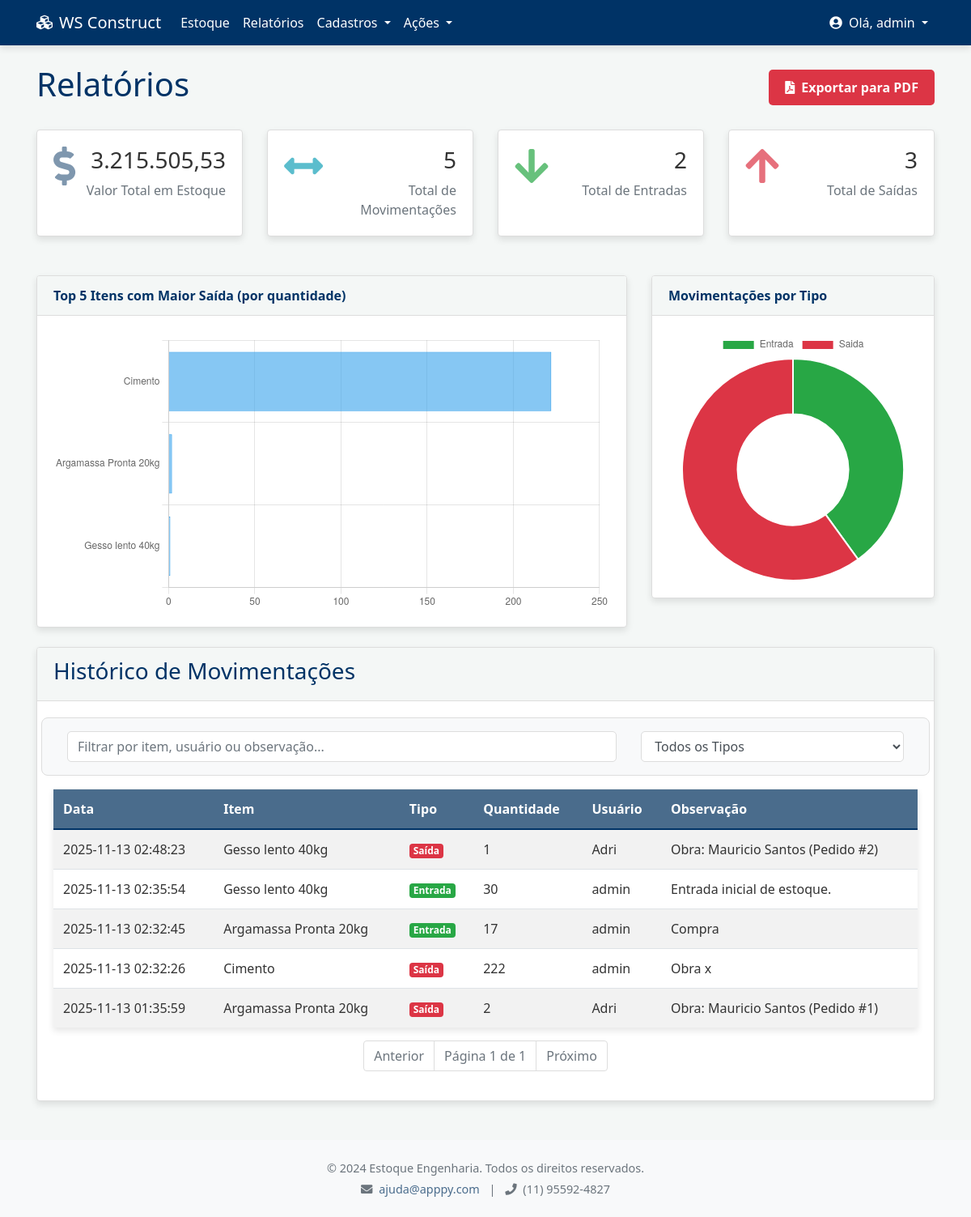
/relatorios (signed in), run on an earlier commit of the app's database.
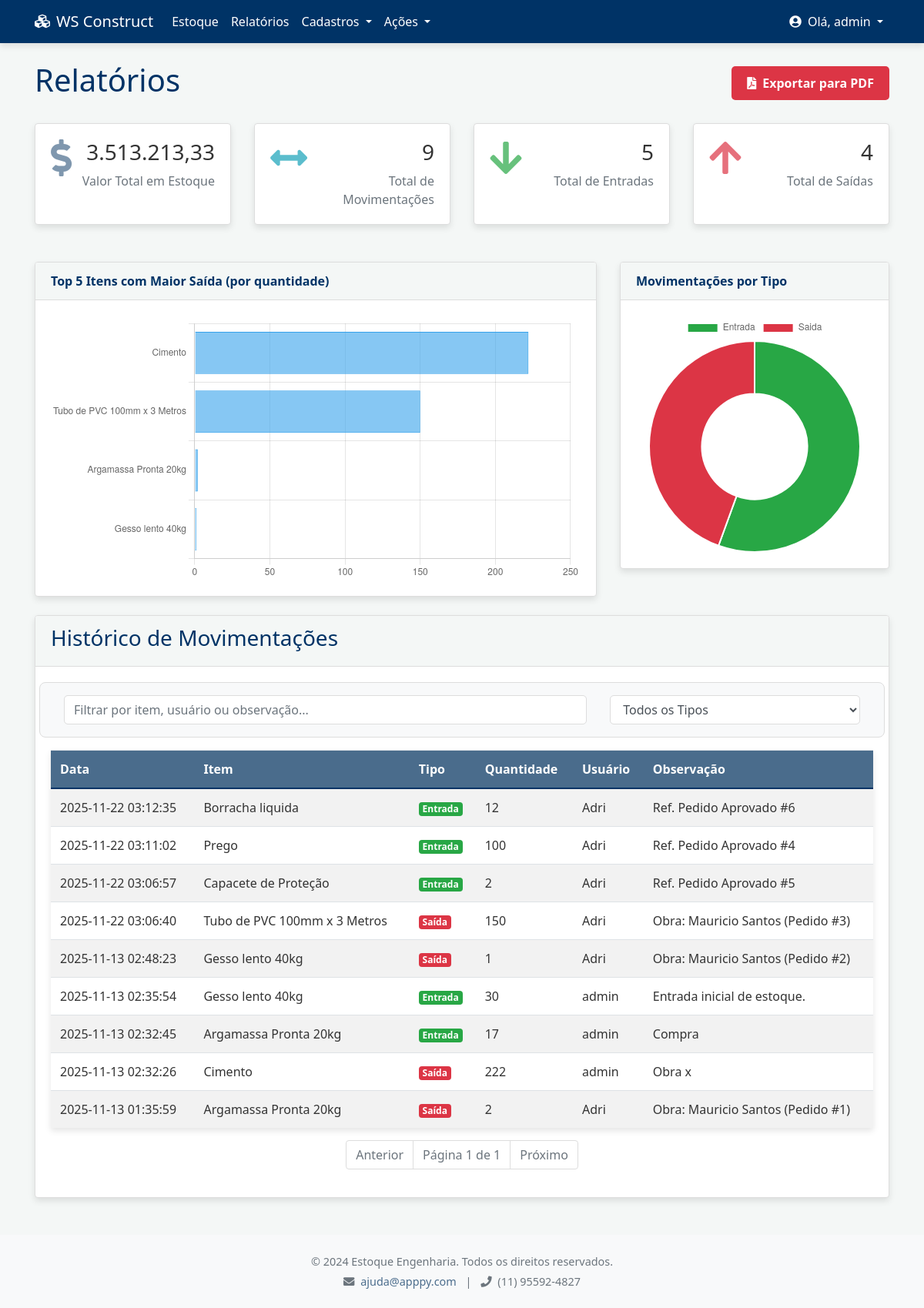
And on a later commit of the database.
### tables this page shows
CREATE TABLE usuarios (
        id INTEGER PRIMARY KEY AUTOINCREMENT,
        username TEXT UNIQUE NOT NULL,
        password_hash TEXT NOT NULL,
        role TEXT NOT NULL CHECK(role IN ('administracao', 'engenheiro', 'encarregado', 'comercial'))
    );

CREATE TABLE movimentacoes (
        id INTEGER PRIMARY KEY AUTOINCREMENT,
        item_id INTEGER NOT NULL,
        tipo TEXT NOT NULL CHECK(tipo IN ('entrada', 'saida', 'compra')),
        quantidade INTEGER NOT NULL,
        data DATETIME DEFAULT CURRENT_TIMESTAMP,
        usuario_id INTEGER,
        observacao TEXT,
        FOREIGN KEY (item_id) REFERENCES itens_estoque (id),
        FOREIGN KEY (usuario_id) REFERENCES usuarios (id)
    );

CREATE TABLE itens_estoque (
        id INTEGER PRIMARY KEY AUTOINCREMENT,
        nome TEXT UNIQUE NOT NULL,
        descricao_id INTEGER,
        quantidade INTEGER NOT NULL DEFAULT 0,
        preco_unitario REAL,
        FOREIGN KEY (descricao_id) REFERENCES descricoes (id)
    );

### app.py (the view)
@app.route('/relatorios')
def ver_relatorios():
    usuario = session.get('usuario')
    if not usuario:
        return redirect(url_for('login'))
    if not auth.tem_permissao(usuario['role'], 'ver_relatorios'):
        flash("Você não tem permissão para acessar esta página.", "danger")
        return redirect(url_for('dashboard'))
    page = request.args.get('page', 1, type=int)
    pagination_data = relatorios.get_todas_movimentacoes(page=page, per_page=15)
    movimentacoes = pagination_data.get('movimentacoes', [])
    valor_total_estoque = relatorios.relatorio_saldo_geral()
    dados_graficos = relatorios.get_dados_graficos()
    movimentacoes_dia = {"total_entrada": 0, "total_saida": 0}
    pedidos_usuario = []
    pedidos_usuario_stats = {"pendentes": 0, "total": 0}
    if usuario['role'] == 'administracao':
        movimentacoes_dia = relatorios.get_movimentacoes_do_dia()
    else:
        pedidos_usuario = pedidos.get_pedidos_por_solicitante(usuario['id'])
        pedidos_usuario_stats['total'] = len(pedidos_usuario)
        pedidos_usuario_stats['pendentes'] = len([p for p in pedidos_usuario if p['status'] == 'pendente'])
    return render_template('relatorios.html',
                           usuario=usuario,
                           movimentacoes=movimentacoes,
                           valor_total=valor_total_estoque,
                           dados_graficos=dados_graficos,
                           movimentacoes_dia=movimentacoes_dia,
                           pedidos_usuario=pedidos_usuario,
                           pedidos_usuario_stats=pedidos_usuario_stats,
                           pagination_data=pagination_data)

### templates/relatorios.html (shortened to what this page needs)
{% extends "base.html" %}
{% block content %}
    <div class="d-flex justify-content-between align-items-center mb-4">
        <h1>Relatórios</h1>
        {% if usuario.role == 'administracao' %}
            <a href="{{ url_for('exportar_relatorio_pdf') }}" class="btn btn-danger" target="_blank">
                <i class="fas fa-file-pdf mr-2"></i>Exportar para PDF
            </a>
        {% endif %}
    </div>
    <div class="row mb-4">
        {% if usuario.role == 'administracao' %}
        <div class="col-lg-3 col-md-6 mb-4">
            <div class="card card-indicator primary h-100">
                <div class="card-body">
                    <div class="d-flex justify-content-between">
                        <i class="fas fa-dollar-sign fa-3x"></i>
                        <div class="text-right">
                            <div class="h3">{{ "{:,.2f}".format(valor_total|float).replace(",", "X").replace(".", ",").replace("X", ".") }}</div>
                            <div class="text-muted">Valor Total em Estoque</div>
                        </div>
                    </div>
                </div>
            </div>
        </div>
        {% endif %}
        <div class="col-lg-3 col-md-6 mb-4">
            <div class="card card-indicator info h-100">
                <div class="card-body">
                    <div class="d-flex justify-content-between">
                        <i class="fas fa-arrows-alt-h fa-3x"></i>
                        <div class="text-right">
                            <div class="h3">{{ movimentacoes|length }}</div>
                            <div class="text-muted">Total de Movimentações</div>
                        </div>
                    </div>
                </div>
            </div>
        </div>
        {% if usuario.role == 'administracao' %}
        <div class="col-lg-3 col-md-6 mb-4">
            <div class="card card-indicator success h-100">
                <div class="card-body">
                    <div class="d-flex justify-content-between">
                        <i class="fas fa-arrow-down fa-3x"></i>
                        <div class="text-right">
                            <div class="h3">{{ dados_graficos.mov_por_tipo.data[0] | default(0) }}</div>
                            <div class="text-muted">Total de Entradas</div>
                        </div>
                    </div>
                </div>
            </div>
        </div>
        <div class="col-lg-3 col-md-6 mb-4">
            <div class="card card-indicator danger h-100">
                <div class="card-body">
                    <div class="d-flex justify-content-between">
                        <i class="fas fa-arrow-up fa-3x"></i>
                        <div class="text-right">
                            <div class="h3">{{ dados_graficos.mov_por_tipo.data[1] | default(0) }}</div>
                            <div class="text-muted">Total de Saídas</div>
                        </div>
                    </div>
                </div>
            </div>
        </div>
        {% endif %}
    </div>
    {% if usuario.role == 'administracao' %}
    <div class="row mb-4">
        <div class="col-md-8">
            <div class="card">
                <div class="card-header">Top 5 Itens com Maior Saída (por quantidade)</div>
                <div class="card-body"><canvas id="topSaidasChart"></canvas></div>
            </div>
        </div>
        <div class="col-md-4">
            <div class="card">
                <div class="card-header">Movimentações por Tipo</div>
                <div class="card-body"><canvas id="movimentosChart"></canvas></div>
            </div>
        </div>
    </div>
    {% endif %}
    <div class="card mt-4">
        <div class="card-header">
            <h3>Histórico de Movimentações</h3>
        </div>
        <div class="card-body">
            <div class="row mb-3 filter-container">
                {% if usuario.role == 'administracao' %}
                <div class="col-md-8">
                    <input type="text" id="filtroTabela" class="form-control" placeholder="Filtrar por item, usuário ou observação...">
                </div>
                <div class="col-md-4">
                    <select id="filtroTipo" class="form-control">
                        <option value="">Todos os Tipos</option>
                    </select>
                </div>
                {% else %}
                <div class="col-12">
                    <input type="text" id="filtroTabela" class="form-control" placeholder="Filtrar por item, usuário ou observação...">
                </div>
                {% endif %}
            </div>
            <table class="table table-striped table-hover">
                <thead>
                    <tr>
                        <th>Data</th>
                        <th>Item</th>
                        <th>Tipo</th>
                        <th>Quantidade</th>
                        <th>Usuário</th>
                        <th>Observação</th>
                    </tr>
                </thead>
                <tbody id="corpoTabela">
                    {% for mov in movimentacoes %}
                    <tr data-tipo="{{ mov.tipo }}">
                        <td>{{ mov.data.split('.')[0] }}</td>
                        <td>{{ mov.item_nome }}</td>
                        <td>
                            {% if mov.tipo == 'entrada' %}
                                <span class="badge badge-success">Entrada</span>
                            {% else %}
                                <span class="badge badge-danger">Saída</span>
                            {% endif %}
                        </td>
                        <td>{{ mov.quantidade }}</td>
                        <td>{{ mov.usuario_nome }}</td>
                        <td>{{ mov.observacao }}</td>
                    </tr>
                    {% else %}
                    <tr>
                        <td colspan="6" class="text-center">Nenhuma movimentação registrada.</td>
                    </tr>
                    {% endfor %}
                </tbody>
            </table>
            <nav>
                <ul class="pagination justify-content-center">
                    {% set total_pages = (pagination_data.total / pagination_data.per_page)|round(0, 'ceil')|int %}
                    <li class="page-item {% if pagination_data.page == 1 %}disabled{% endif %}">
                        <a class="page-link" href="{{ url_for('ver_relatorios', page=pagination_data.page - 1) }}">Anterior</a>
                    </li>
                    <li class="page-item disabled">
                        <span class="page-link">Página {{ pagination_data.page }} de {{ total_pages }}</span>
                    </li>
                    <li class="page-item {% if pagination_data.page == total_pages %}disabled{% endif %}">
                        <a class="page-link" href="{{ url_for('ver_relatorios', page=pagination_data.page + 1) }}">Próximo</a>
                    </li>
                </ul>
            </nav>
        </div>
    </div>
{% endblock %}

### templates/base.html (shortened to what this page needs)
<!DOCTYPE html>
<html lang="pt-br">
<head>
    <link rel="stylesheet" href="https://cdnjs.cloudflare.com/ajax/libs/font-awesome/5.15.3/css/all.min.css">
    <link rel="stylesheet" href="https://stackpath.bootstrapcdn.com/bootstrap/4.5.2/css/bootstrap.min.css">
    <link rel="stylesheet" href="{{ url_for('static', filename='css/style.css') }}">
</head>
<body>
    <nav class="navbar navbar-expand-lg navbar-dark">
        <div class="container">
            <a class="navbar-brand" href="{{ url_for('dashboard') }}">
                <i class="fas fa-cubes mr-2"></i>WS Construct</a>
            <div class="collapse navbar-collapse" id="navbarNav">
                <ul class="navbar-nav mr-auto">
                    <li class="nav-item">
                        <a class="nav-link" href="{{ url_for('ver_estoque') }}">Estoque</a>
                    </li>
                    <li class="nav-item">
                        <a class="nav-link" href="{{ url_for('ver_relatorios') }}">Relatórios</a>
                    </li>
                    {% if usuario.role == 'administracao' %}
                    <li class="nav-item dropdown">
                        <a class="nav-link dropdown-toggle" href="#" id="cadastrosDropdown" role="button" data-toggle="dropdown" aria-haspopup="true" aria-expanded="false">
                            Cadastros
                        </a>
                    </li>
                    <li class="nav-item dropdown">
                        <a class="nav-link dropdown-toggle" href="#" id="acoesDropdown" role="button" data-toggle="dropdown" aria-haspopup="true" aria-expanded="false">
                            Ações {% if pedidos_pendentes_count > 0 %}<span class="badge badge-pill badge-danger">{{ pedidos_pendentes_count }}</span>{% endif %}
                        </a>
                    </li>
                    {% endif %}
                </ul>
                <div class="navbar-nav">
                    <div class="nav-item dropdown">
                        <a class="nav-link dropdown-toggle" href="#" id="userDropdown" role="button" data-toggle="dropdown" aria-haspopup="true" aria-expanded="false">
                            <i class="fas fa-user-circle mr-1"></i> Olá, {{ usuario.username }}
                        </a>
                    </div>
                </div>
            </div>
        </div>
    </nav>
    <main class="container mt-4">
        {% block content %}{% endblock %}
    </main>
    <footer class="mt-5 py-4 text-center text-muted bg-light">
        <div class="container">
            <p class="mb-1">&copy; 2024 Estoque Engenharia. Todos os direitos reservados.</p>
            <p class="mb-0">
                <i class="fas fa-envelope mr-1"></i>
                <a href="mailto:suporte@estoqueengenharia.com">ajuda@apppy.com</a>
                <span class="mx-2">|</span>
                <i class="fas fa-phone mr-1"></i>
                <span>(11) 95592-4827</span>
            </p>
        </div>
    </footer>
</body>
</html>

What changed in the data, as far as the page shows it:
added movimentacoes: data "2025-11-22 03:12:35", item_nome "Borracha liquida", tipo "Entrada", quantidade "12", usuario_nome "Adri", observacao "Ref. Pedido Aprovado #6"
added movimentacoes: data "2025-11-22 03:11:02", item_nome "Prego", tipo "Entrada", quantidade "100", usuario_nome "Adri", observacao "Ref. Pedido Aprovado #4"
added movimentacoes: data "2025-11-22 03:06:57", item_nome "Capacete de Proteção", tipo "Entrada", quantidade "2", usuario_nome "Adri", observacao "Ref. Pedido Aprovado #5"
added movimentacoes: data "2025-11-22 03:06:40", item_nome "Tubo de PVC 100mm x 3 Metros", tipo "Saída", quantidade "150", usuario_nome "Adri", observacao "Obra: Mauricio Santos (Pedido #3)"
Also different on the page:
{{ movimentacoes|length }}: "5" → "9"
{{ dados_graficos.mov_por_tipo.data[0] | default(0) }}: "2" → "5"
{{ dados_graficos.mov_por_tipo.data[1] | default(0) }}: "3" → "4"
chart data {{ dados_graficos.mov_por_tipo.data | tojson }}: [2, 3] → [5, 4]
chart data {{ dados_graficos.top_saidas.labels | tojson }}: ["Cimento", "Argamassa Pronta 20kg", "Gesso lento 40kg"] → ["Cimento", "Tubo de PVC 100mm x 3 Metros", "Argamassa Pronta 20kg", "Gesso lento 40kg"]
chart data {{ dados_graficos.top_saidas.data | tojson }}: [222, 2, 1] → [222, 150, 2, 1]
text no longer shown: "3.215.505,53"
text now shown: "3.513.213,33"
